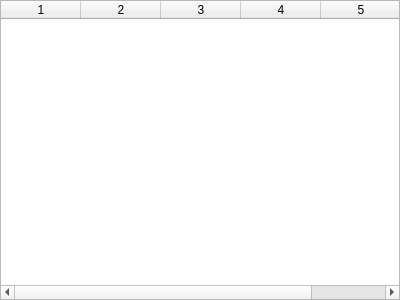
<?xml version="1.0" encoding="UTF-8"?>
<ui version="4.0">
 <class>ProcessStateView</class>
 <widget class="QDockWidget" name="ProcessStateView">
  <property name="geometry">
   <rect>
    <x>0</x>
    <y>0</y>
    <width>400</width>
    <height>300</height>
   </rect>
  </property>
  <property name="windowTitle">
   <string>Processes</string>
  </property>
  <widget class="QWidget" name="dockWidgetContents">
   <layout class="QHBoxLayout" name="horizontalLayout">
    <property name="margin">
     <number>0</number>
    </property>
    <item>
     <widget class="DraggableTableWidget" name="tableWidget">
      <property name="dragDropMode">
       <enum>QAbstractItemView::DragOnly</enum>
      </property>
      <property name="columnCount">
       <number>5</number>
      </property>
      <attribute name="horizontalHeaderDefaultSectionSize">
       <number>80</number>
      </attribute>
      <attribute name="horizontalHeaderMinimumSectionSize">
       <number>50</number>
      </attribute>
      <attribute name="horizontalHeaderStretchLastSection">
       <bool>true</bool>
      </attribute>
      <attribute name="verticalHeaderVisible">
       <bool>false</bool>
      </attribute>
      <attribute name="verticalHeaderDefaultSectionSize">
       <number>20</number>
      </attribute>
      <attribute name="verticalHeaderMinimumSectionSize">
       <number>15</number>
      </attribute>
      <attribute name="verticalHeaderVisible">
       <bool>false</bool>
      </attribute>
      <attribute name="verticalHeaderDefaultSectionSize">
       <number>20</number>
      </attribute>
      <attribute name="horizontalHeaderStretchLastSection">
       <bool>true</bool>
      </attribute>
      <attribute name="horizontalHeaderMinimumSectionSize">
       <number>50</number>
      </attribute>
      <attribute name="verticalHeaderMinimumSectionSize">
       <number>15</number>
      </attribute>
      <attribute name="horizontalHeaderDefaultSectionSize">
       <number>80</number>
      </attribute>
      <column/>
      <column/>
      <column/>
      <column/>
      <column/>
     </widget>
    </item>
   </layout>
  </widget>
 </widget>
 <customwidgets>
  <customwidget>
   <class>DraggableTableWidget</class>
   <extends>QTableWidget</extends>
   <header>gui/plugins/processes/processstateview.h</header>
  </customwidget>
 </customwidgets>
 <resources/>
 <connections/>
</ui>
